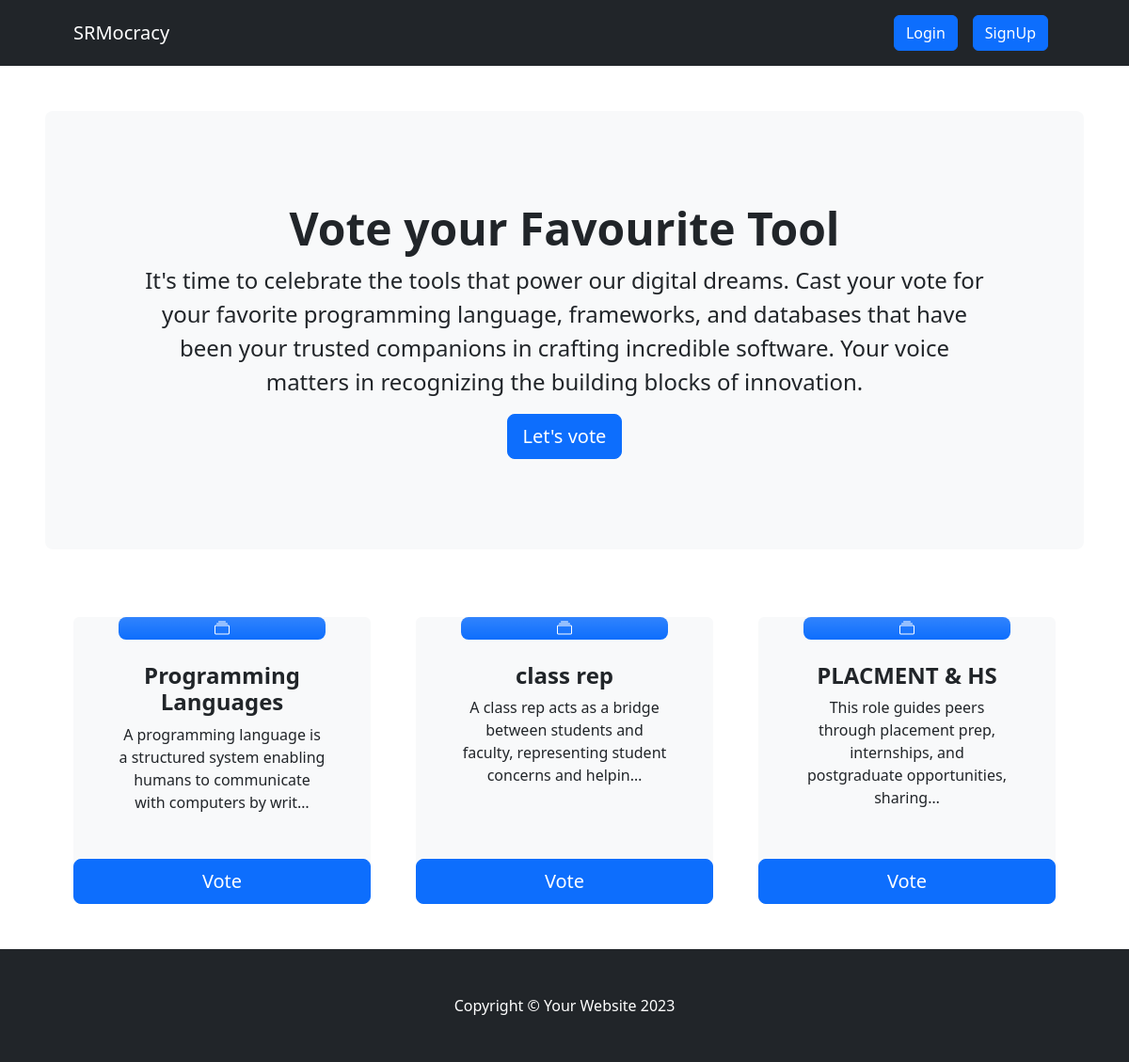
The page / on the database its author committed.
### voteapp/models.py (models this page shows, shortened)
class Category(models.Model):
    title = models.CharField(max_length=200)
    slug = models.SlugField(blank=True, null=True)
    description = models.TextField(blank=True, null=True)
    total_vote = models.IntegerField(default=0)
    voters = models.ManyToManyField(User, blank=True)

### voteapp/views.py (the view)
# urls.py: path("", views.index, name="index"),
def index(request):
    categories = Category.objects.all()
    context = {"categories":categories}
    return render(request, "index.html", context)

### voteapp/templates/index.html
{% extends 'base.html' %}
{% block content %}
<header class="py-5">
    <div class="container-fluid px-lg-5">
        <div class="p-4 p-lg-5 bg-light rounded-3 text-center">
            <div class="m-4 m-lg-5">
                <h1 class="display-5 fw-bold">Vote your Favourite Tool</h1>
                <p class="fs-4">It's time to celebrate the tools that power our digital dreams. Cast your vote for your favorite programming language, frameworks, and databases
                    that have been your trusted companions in crafting incredible software.
                     Your voice matters in recognizing the building blocks of innovation.</p>
                <a class="btn btn-primary btn-lg" href="#votingSection">Let's vote</a>
            </div>
        </div>
    </div>
</header>
<section class="pt-4" id="votingSection">
    <div class="container px-lg-5">
        <div class="row gx-lg-5">
            {% for category in categories  %}
            <div class="col-lg-4 col-xxl-3 mb-5">
                <div class="card bg-light border-0 h-100">
                    <div class="card-body text-center p-4 p-lg-5 pt-0 pt-lg-0">
                        <div class="feature bg-primary bg-gradient text-white rounded-3 mb-4 mt-n4"><i class="bi bi-collection"></i></div>
                        <h2 class="fs-4 fw-bold">{{category.title}}</h2>
                        <p class="mb-0">{{category.description | truncatechars:100}}</p>
                    </div>
                    <a class="btn btn-primary btn-lg" href="{% url 'detail' category.slug  %}">Vote</a>
                </div>
            </div>
            {% endfor %}
        </div>
    </div>
</section>
{% endblock content %}

### voteapp/static/css/style.css (style rules this page uses)
* { box-sizing: border-box; }

### rows shown on the page
Category: title "Programming Languages", description "A programming language is a structured system enabling humans to communicate with computers by writ…"
Category: title "class rep", description "A class rep acts as a bridge between students and faculty, representing student concerns and helpin…"
Category: title "PLACMENT & HS", description "This role guides peers through placement prep, internships, and postgraduate opportunities, sharing…"
